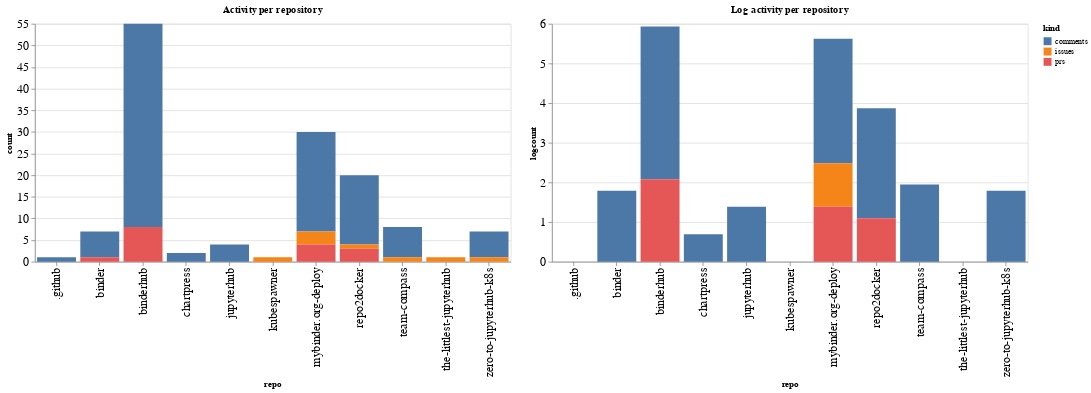

The notebook cell saved with this chart:
### Code cell
ch1 = alt.Chart(repo_summaries, width=600, title="Activity per repository").mark_bar().encode(
    x='repo',
    y='count',
    color='kind',
    tooltip="kind"
)

ch2 = alt.Chart(repo_summaries, width=600, title="Log activity per repository").mark_bar().encode(
    x='repo',
    y='logcount',
    color='kind',
    tooltip="kind"
)

ch1 | ch2

### Figure 1 — Vega-Lite specification as saved in the notebook (floating-point values rounded to 4 significant figures)
{"config": {"axisLeft": {"labelFontSize": 15}, "axisBottom": {"labelFontSize": 15}}, "hconcat": [{"mark": "bar", "encoding": {"color": {"type": "nominal", "field": "kind"}, "tooltip": {"type": "nominal", "field": "kind"}, "x": {"type": "nominal", "field": "repo"}, "y": {"type": "quantitative", "field": "count"}}, "title": "Activity per repository", "width": 600}, {"mark": "bar", "encoding": {"color": {"type": "nominal", "field": "kind"}, "tooltip": {"type": "nominal", "field": "kind"}, "x": {"type": "nominal", "field": "repo"}, "y": {"type": "quantitative", "field": "logcount"}}, "title": "Log activity per repository", "width": 600}], "data": {"name": "data-6913193d3ce1b1c4df0d26dfe372d988"}, "$schema": "https://vega.github.io/schema/vega-lite/v4.8.1.json", "datasets": {"data-6913193d3ce1b1c4df0d26dfe372d988": [{"repo": ".github", "kind": "comments", "count": 1, "logcount": 0.0}, {"repo": "binder", "kind": "comments", "count": 6, "logcount": 1.792}, {"repo": "binder", "kind": "prs", "count": 1, "logcount": 0.0}, {"repo": "binderhub", "kind": "comments", "count": 47, "logcount": 3.85}, {"repo": "binderhub", "kind": "prs", "count": 8, "logcount": 2.079}, {"repo": "chartpress", "kind": "comments", "count": 2, "logcount": 0.6931}, {"repo": "jupyterhub", "kind": "comments", "count": 4, "logcount": 1.386}, {"repo": "kubespawner", "kind": "issues", "count": 1, "logcount": 0.0}, {"repo": "mybinder.org-deploy", "kind": "comments", "count": 23, "logcount": 3.135}, {"repo": "mybinder.org-deploy", "kind": "issues", "count": 3, "logcount": 1.099}, {"repo": "mybinder.org-deploy", "kind": "prs", "count": 4, "logcount": 1.386}, {"repo": "repo2docker", "kind": "comments", "count": 16, "logcount": 2.773}, {"repo": "repo2docker", "kind": "issues", "count": 1, "logcount": 0.0}, {"repo": "repo2docker", "kind": "prs", "count": 3, "logcount": 1.099}, {"repo": "team-compass", "kind": "comments", "count": 7, "logcount": 1.946}, {"repo": "team-compass", "kind": "issues", "count": 1, "logcount": 0.0}, {"repo": "the-littlest-jupyterhub", "kind": "issues", "count": 1, "logcount": 0.0}, {"repo": "zero-to-jupyterhub-k8s", "kind": "comments", "count": 6, "logcount": 1.792}, {"repo": "zero-to-jupyterhub-k8s", "kind": "issues", "count": 1, "logcount": 0.0}]}}
